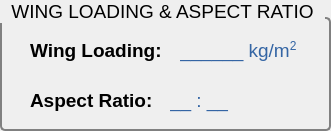
   <widget class="QGroupBox" name="wingLoadingAR_groupBox">
    <property name="geometry">
     <rect>
      <x>380</x>
      <y>420</y>
      <width>331</width>
      <height>131</height>
     </rect>
    </property>
    <property name="sizePolicy">
     <sizepolicy hsizetype="Fixed" vsizetype="Fixed">
      <horstretch>0</horstretch>
      <verstretch>0</verstretch>
     </sizepolicy>
    </property>
    <property name="styleSheet">
     <string notr="true">QGroupBox
{
		font-size: 14pt;
		border: 2px solid gray;
		border-radius: 5px;
		margin-top: 17px;
}

QGroupBox::title
{
		subcontrol-origin: margin;
		subcontrol-position: top left;
		padding: 0 5px;
}
</string>
    </property>
    <property name="title">
     <string>WING LOADING &amp;&amp; ASPECT RATIO</string>
    </property>
    <widget class="QLabel" name="wingLoading_label">
     <property name="geometry">
      <rect>
       <x>30</x>
       <y>30</y>
       <width>141</width>
       <height>41</height>
      </rect>
     </property>
     <property name="sizePolicy">
      <sizepolicy hsizetype="Fixed" vsizetype="Fixed">
       <horstretch>0</horstretch>
       <verstretch>0</verstretch>
      </sizepolicy>
     </property>
     <property name="styleSheet">
      <string notr="true">QLabel {font: bold 11pt Ubuntu}</string>
     </property>
     <property name="text">
      <string>&lt;html&gt;&lt;head/&gt;&lt;body&gt;&lt;p&gt;&lt;span style=&quot; font-size:14pt; font-weight:600;&quot;&gt;Wing Loading:&lt;/span&gt;&lt;/p&gt;&lt;/body&gt;&lt;/html&gt;</string>
     </property>
    </widget>
    <widget class="QLabel" name="aspectRatio_label">
     <property name="geometry">
      <rect>
       <x>30</x>
       <y>80</y>
       <width>131</width>
       <height>41</height>
      </rect>
     </property>
     <property name="sizePolicy">
      <sizepolicy hsizetype="Fixed" vsizetype="Fixed">
       <horstretch>0</horstretch>
       <verstretch>0</verstretch>
      </sizepolicy>
     </property>
     <property name="styleSheet">
      <string notr="true">QLabel {font: bold 11pt Ubuntu}</string>
     </property>
     <property name="text">
      <string>&lt;html&gt;&lt;head/&gt;&lt;body&gt;&lt;p&gt;&lt;span style=&quot; font-size:14pt; font-weight:600;&quot;&gt;Aspect Ratio:&lt;/span&gt;&lt;/p&gt;&lt;/body&gt;&lt;/html&gt;</string>
     </property>
    </widget>
    <widget class="QLabel" name="wingLoading_EditLabel">
     <property name="geometry">
      <rect>
       <x>180</x>
       <y>30</y>
       <width>141</width>
       <height>41</height>
      </rect>
     </property>
     <property name="sizePolicy">
      <sizepolicy hsizetype="Fixed" vsizetype="Fixed">
       <horstretch>0</horstretch>
       <verstretch>0</verstretch>
      </sizepolicy>
     </property>
     <property name="styleSheet">
      <string notr="true">QLabel 
{
		color: greergb(52, 101, 164);
		font: 11pt &quot;Ubuntu&quot;;
}</string>
     </property>
     <property name="text">
      <string>&lt;html&gt;&lt;head/&gt;&lt;body&gt;&lt;p&gt;&lt;span style=&quot; font-size:14pt; color:#3465a4;&quot;&gt;______ kg/m&lt;/span&gt;&lt;span style=&quot; font-size:14pt; color:#3465a4; vertical-align:super;&quot;&gt;2&lt;/span&gt;&lt;/p&gt;&lt;/body&gt;&lt;/html&gt;</string>
     </property>
    </widget>
    <widget class="QLabel" name="aspectRatio_EditLabel">
     <property name="geometry">
      <rect>
       <x>170</x>
       <y>80</y>
       <width>141</width>
       <height>41</height>
      </rect>
     </property>
     <property name="sizePolicy">
      <sizepolicy hsizetype="Fixed" vsizetype="Fixed">
       <horstretch>0</horstretch>
       <verstretch>0</verstretch>
      </sizepolicy>
     </property>
     <property name="styleSheet">
      <string notr="true">QLabel 
{
		color: greergb(52, 101, 164);
		font: 11pt &quot;Ubuntu&quot;;
}</string>
     </property>
     <property name="text">
      <string>&lt;html&gt;&lt;head/&gt;&lt;body&gt;&lt;p&gt;&lt;span style=&quot; font-size:14pt; color:#3465a4;&quot;&gt;__ : __&lt;/span&gt;&lt;/p&gt;&lt;/body&gt;&lt;/html&gt;</string>
     </property>
    </widget>
   </widget>
